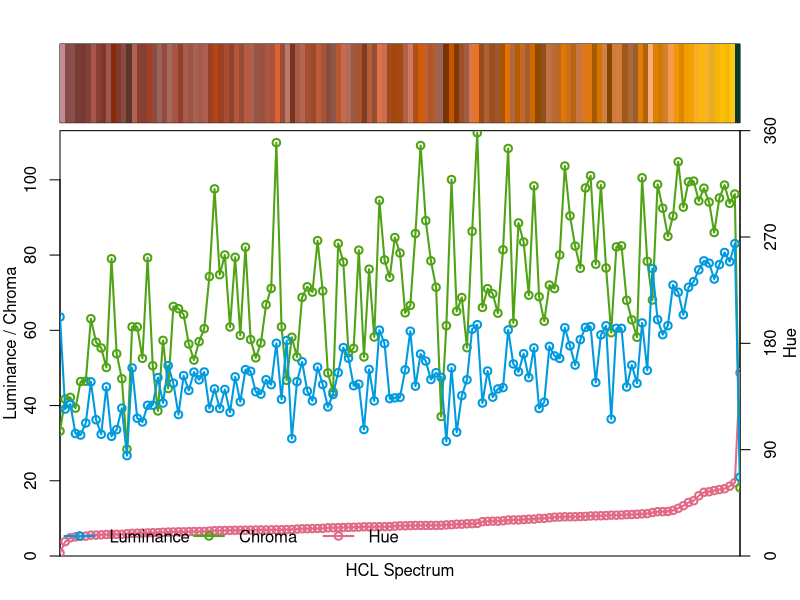
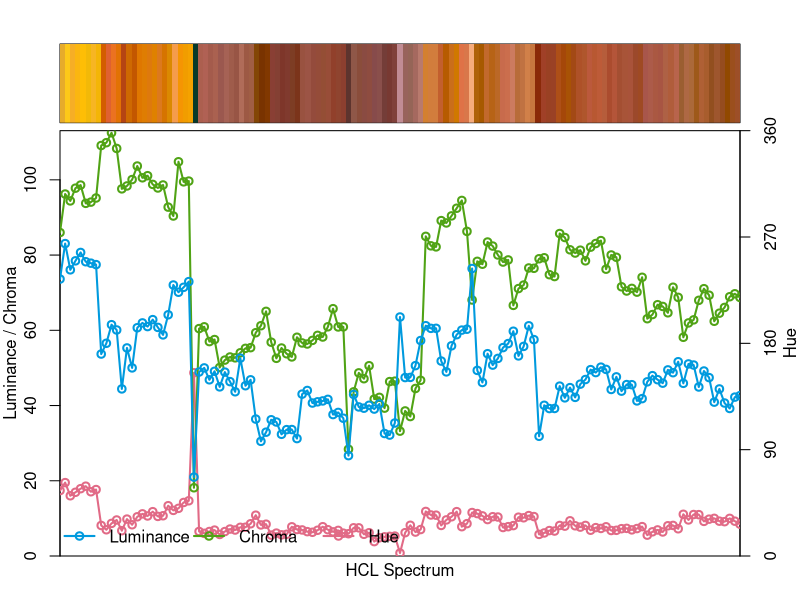
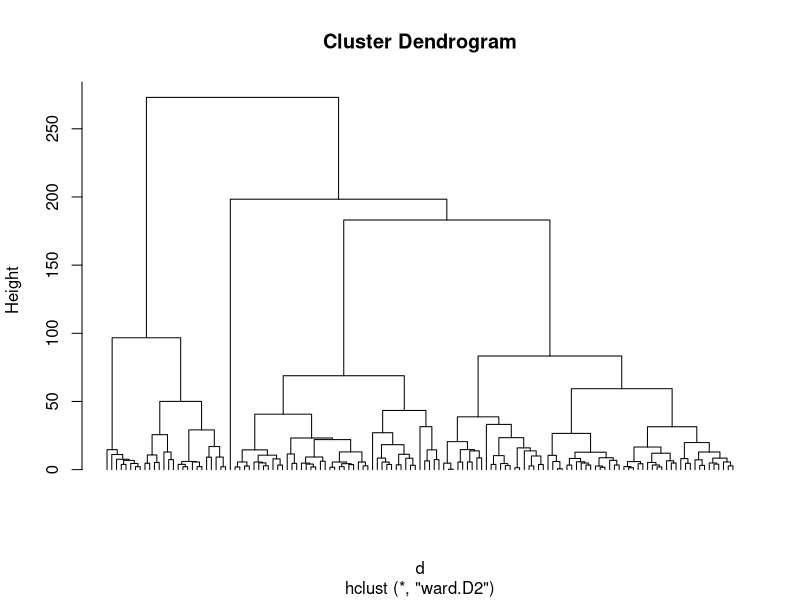

The R source for these figures, in order:
setwd("~Downloads")
#install.packages("C:/Users/selin/Downloads/colorspace_2.0-0 (1).tar.gz", repos = NULL, type = "source")
# try install.packages("colorspace")


library(colorspace)
library(tidyverse)
#Example Data from Package
#q4 <- qualitative_hcl(
#  n = 7,
#  palette = "Dark 3"
#)
#q4
#demoplot(q4, "bar")
#hclplot(q4)


#coppied from Excel
hex <- c(
  "#C18C94","#C35F2E","#A45B4C","#944B3C","#B85832","#073A2A","#91402B",
  "#944E35","#7E362A","#AC5F4F","#874B4B","#8A4B42","#9C492B","#8F442F",
  "#783932","#80413A","#9A4123","#E6AB2B","#F2B908","#DB8901","#F19D00",
  "#CE6901","#CA6E1B","#F6AC7D","#DF7D02","#D35D00","#B54513","#BD5B38",
  "#A04027","#AB4C2E","#DF7247","#AE4F17","#D9774A","#C86B4C","#AA5842",
  "#B05D3B","#995240","#AC5B4A","#F59503","#EB7221","#F6AE26","#F4A200",
  "#F59C4C","#F7B523","#E27204","#CB6E4D","#B65D3B","#B45539","#FDC818",
  "#FBB610","#F4B506","#A5695F","#CC7B60","#DF6131","#FEBE05","#B06C59",
  "#DF8100","#D18049","#C35700","#9E562E","#D07800","#AF620A","#AF6035",
  "#B06154","#9F5C4B","#A66255","#A85438","#B8644C","#8C3F2F","#AE6145",
  "#AA6150","#AE5128","#A44F32","#BB593C","#844033","#98635B","#DE790D",
  "#A54709","#DF7700","#C2692D","#B75B00","#8A2908","#A34915","#A8564B",
  "#8F5748","#984D38","#893F34","#A85205","#9B584F","#B87A6D","#956557",
  "#8A4F4B","#9F4A23","#9C5445","#A85543","#5D342E","#D27D3C","#B86C3A",
  "#9B5E31","#C07242","#D27D3D","#C7763F","#D38030","#DC791E","#AE6844",
  "#9D5944","#A9533A","#9B4F1D","#954C1F","#7D3D24","#985545","#8A4D3B",
  "#803A2E","#8E4C40","#954C39","#AF562C","#B76316","#D67400","#A05E44",
  "#793300","#BB6827","#924F1F","#A85D2D","#834605","#9E591A","#A75900",
  "#AB693A","#914900","#9D4F28","#813800","#7B341A","#743D38","#9A4125"
)

#for hex to RGB values for HCL
hcl <- as(hex2RGB(hex), "polarLUV")@coords

view(hcl)
#ordering values 
ord <- order(hcl[, "H"], hcl[, "C"])


hex_ordered <- hex[ord]

####How is this interpreted?
#hclplot(hex_ordered)

#this seems most interpret able. range of values
specplot(hex_ordered, type = "o")

#demoplot(hex_ordered, "bar")

#grouped hex
##dist may not be appropriate 
d <- dist(hcl)

hc <- hclust(d, method = "ward.D2")
head(hc)
hex_grouped <- hex[hc$order]

specplot(hex_grouped, type = "o")

plot(hc, labels = FALSE, hang = -1)
